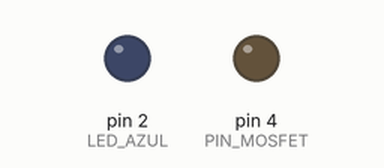
Recording of a sketch running on a simulated Arduino Uno, built with avr-gcc and run on an emulated ATmega328P. Parts: output pins drawn as LEDs (lit = HIGH). What the sketch prints to the serial monitor is not drawn.

Above: at 4.0 s.
At 8.5 s:
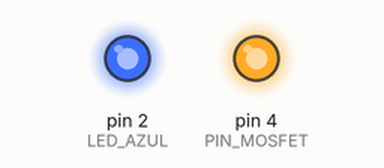
Timing chart, 0 to 12.7 s (numbered marks = the images above):
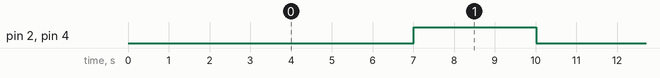

Measured:
- by itself, pin 2 (LED_AZUL), pin 4 (PIN_MOSFET): alternates HIGH for 3.0 s and LOW for 6.0 s

The sketch:

teste_gpio4.ino
```cpp
#include <Arduino.h>

#define PIN_MOSFET 4
#define LED_AZUL 2

void setup() {
  Serial.begin(115200);
  delay(1000);
  Serial.println("\n=================================================");
  Serial.println("  TESTE DE CHAVEAMENTO DO MOSFET NO GPIO 4");
  Serial.println("=================================================");

  pinMode(PIN_MOSFET, OUTPUT);
  pinMode(LED_AZUL, OUTPUT);
  digitalWrite(PIN_MOSFET, LOW);
  digitalWrite(LED_AZUL, LOW);
}

void loop() {
  // 1. DESLIGADO (LOW = 0V)
  Serial.println("🔴 MOSFET DESLIGADO (LOW / 0V) -> Bomba deve estar TOTALMENTE PARADA por 6 segundos...");
  digitalWrite(PIN_MOSFET, LOW);
  digitalWrite(LED_AZUL, LOW);
  delay(6000);

  // 2. LIGADO (HIGH = 3.3V)
  Serial.println("🟢 MOSFET LIGADO (HIGH / 3.3V) -> Bomba deve LIGAR por 3 segundos...");
  digitalWrite(PIN_MOSFET, HIGH);
  digitalWrite(LED_AZUL, HIGH);
  delay(3000);
}
```
